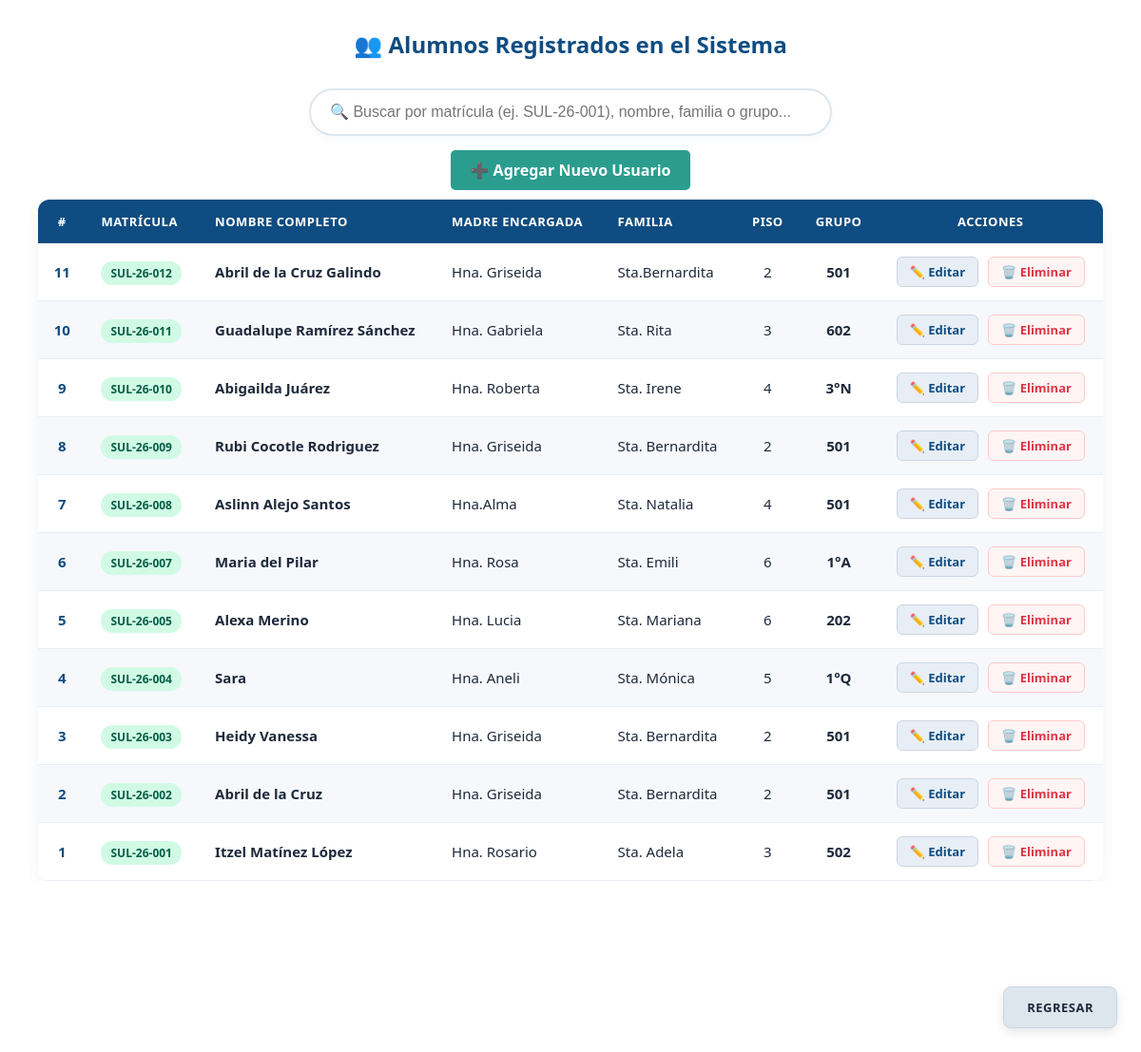
The app's page /ver_alumnos.php (signed in) with its own data.
### tables this page shows
CREATE TABLE `alumnos` (
  `id_Alumnos` int(11) NOT NULL AUTO_INCREMENT,
  `Matricula` varchar(30) DEFAULT NULL,
  `Nombre` varchar(100) NOT NULL,
  `Apellido_Paterno` varchar(100) NOT NULL DEFAULT '',
  `Apellido_Materno` varchar(100) NOT NULL DEFAULT '',
  `Madre_encargada` varchar(100) DEFAULT NULL,
  `Familia` varchar(100) DEFAULT NULL,
  `Piso` varchar(20) DEFAULT NULL,
  `Grupo` varchar(20) DEFAULT NULL,
  `Renovación` date DEFAULT NULL,
  PRIMARY KEY (`id_Alumnos`),
  UNIQUE KEY `Matricula` (`Matricula`)
);

### ver_alumnos.php (the view, shortened to what this page needs)
<?php
require_once 'conexion.php';
?>
<!DOCTYPE html>
<html lang="es">
<head>
    <link rel="stylesheet" href="style.css?v=<?php echo time(); ?>">
</head>
<body class="body2">
    <h2 style="text-align: center; color: #0F4C81; margin-top: 30px;">👥 Alumnos Registrados en el Sistema</h2>
    <div class="contenedor-busqueda" style="width: 90%; max-width: 550px; margin: 20px auto; text-align: center;">
        <input type="text" id="buscador-alumnos" class="input-busqueda"
               placeholder="🔍 Buscar por matrícula (ej. SUL-26-001), nombre, familia o grupo..."
               style="width: 100%; padding: 12px 20px; font-size: 15px; border: 2px solid #DDE6ED; border-radius: 30px; outline: none; box-sizing: border-box; box-shadow: 0 4px 6px rgba(15, 76, 129, 0.03);">
    </div>
    <div style="text-align: center; margin-bottom: 20px;">
        <a href="registrar_usuario.php" style="background-color: #2A9D8F; color: white; padding: 10px 20px; text-decoration: none; border-radius: 5px; font-weight: bold;">➕ Agregar Nuevo Usuario</a>
    </div>
    <div class="tabla-responsiva" style="max-width: 1250px;">
        <table class="tabla-datos">
            <thead>
                <tr>
                    <th style="text-align: center;">#</th>
                    <th>Matrícula</th>
                    <th>Nombre Completo</th>
                    <th>Madre Encargada</th>
                    <th>Familia</th>
                    <th style="text-align: center;">Piso</th>
                    <th style="text-align: center;">Grupo</th>
                    <th style="text-align: center;">Acciones</th>
                </tr>
            </thead>
            <tbody id="tbody-alumnos">
                <?php
                $consulta = "SELECT * FROM alumnos ORDER BY id_Alumnos DESC";
                $resultado = $conexion->query($consulta);
                if ($resultado && $resultado->num_rows > 0) {
                    $contador_visual = $resultado->num_rows;
                    while ($fila = $resultado->fetch_assoc()) {
                        $id_actual = (int) $fila['id_Alumnos'];
                        $mat = htmlspecialchars($fila['Matricula'] ?? 'Sin matrícula');
                        $nombre_completo = trim(implode(' ', array_filter([
                            $fila['Nombre'] ?? '',
                            $fila['Apellido_Paterno'] ?? '',
                            $fila['Apellido_Materno'] ?? ''
                        ])));
                        echo "<tr>";
                        echo "<td style='font-weight: bold; color: #0F4C81; text-align: center;'>" . $contador_visual . "</td>";
                        echo "<td><span style='padding: 4px 10px; background: #D1FAE5; color: #065F46; border-radius: 12px; font-weight: bold; font-size: 12px; white-space: nowrap;'>" . $mat . "</span></td>";
                        echo "<td><b>" . htmlspecialchars($nombre_completo) . "</b></td>";
                        echo "<td>" . htmlspecialchars($fila['Madre_encargada'] ?: '-') . "</td>";
                        echo "<td>" . htmlspecialchars($fila['Familia'] ?: '-') . "</td>";
                        echo "<td style='text-align: center;'>" . htmlspecialchars($fila['Piso'] ?: '-') . "</td>";
                        echo "<td style='text-align: center; font-weight: 600;'>" . htmlspecialchars($fila['Grupo'] ?: '-') . "</td>";
                        echo "<td style='text-align: center;'>";
                        echo "<a href='registrar_usuario.php?editar_rol=alumno&editar_id=" . $id_actual . "' class='btn-editar'>✏️ Editar</a> ";
                        echo "<a href='registrar_usuario.php?eliminar_rol=alumno&eliminar_id=" . $id_actual . "' class='btn-eliminar' onclick='return confirm(\"¿Estás segura de que deseas eliminar permanentemente a este alumno?\");'>🗑️ Eliminar</a>";
                        echo "</td>";
                        echo "</tr>";
                        $contador_visual--;
                    }
                } else {
                    echo "<tr><td colspan='8' style='text-align: center;'>No hay alumnos registrados todavía.</td></tr>";
                }
                ?>
            </tbody>
        </table>
    </div>
    <div class="z1">
        <a class="z2" href="registrar_usuario.php">REGRESAR</a>
    </div>
</body>
</html>

### style.css (style rules this page uses)
body, html { margin: 0; padding: 0; width: 100%; height: 100%; overflow: hidden; font-family: 'Segoe UI', Arial, sans-serif; text-align: center; }
* { box-sizing: border-box; }
.tabla-datos { width: 100%; max-width: 1000px; margin: 30px auto 80px auto; border-collapse: collapse; background-color: rgba(255, 255, 255, 0.95); box-shadow: 0 6px 20px rgba(15, 76, 129, 0.06); border-radius: 12px; overflow: hidden; z-index: 10; }
.tabla-datos th, .tabla-datos td { padding: 14px 16px; text-align: left; }
.tabla-datos th { background-color: #0F4C81; color: white; font-weight: 600; text-transform: uppercase; font-size: 13px; letter-spacing: 0.5px; }
.tabla-datos td { border-bottom: 1px solid #E8EEF5; color: #1E293B; font-size: 15px; }
.tabla-datos tr:nth-child(even) { background-color: rgba(232, 238, 245, 0.4); }
.z1 { position: fixed; bottom: 25px; right: 25px; z-index: 1000; }
.z2 { display: inline-block; padding: 12px 24px; color: #1E293B; text-decoration: none; border-radius: 8px; font-weight: bold; transition: all 0.2s ease; background-color: #DDE6ED; border: 1px solid #CBD5E1; box-shadow: 0 4px 12px rgba(0, 0, 0, 0.1); text-transform: uppercase; font-size: 13px; letter-spacing: 0.5px; }
.contenedor-busqueda { width: 90%; max-width: 500px; margin: 30px auto 25px auto !important; text-align: center; }
.input-busqueda { width: 100% !important; padding: 14px 20px !important; font-size: 16px !important; border: 2px solid #DDE6ED !important; border-radius: 30px !important; outline: none !important; box-sizing: border-box !important; }
.tabla-responsiva { width: 100%; overflow-x: auto; -webkit-overflow-scrolling: touch; }
html:has(body.body2), body.body2 { overflow-y: auto !important; overflow-x: hidden !important; height: auto !important; min-height: 100vh !important; padding-bottom: 80px !important; }
.tabla-responsiva { width: 95% !important; max-width: 1200px !important; max-height: none !important; margin: 20px auto !important; overflow-y: visible !important; overflow-x: auto !important; -webkit-overflow-scrolling: touch; }
.tabla-responsiva .tabla-datos { margin: 0 auto !important; max-width: 100% !important; }
.tabla-responsiva { width: 100%; overflow-x: auto; -webkit-overflow-scrolling: touch; padding: 0 10px; box-sizing: border-box; }
.tabla-datos td:last-child { white-space: nowrap; }
.btn-editar, .btn-eliminar { display: inline-flex; align-items: center; justify-content: center; gap: 5px; padding: 6px 13px; border-radius: 6px; font-size: 13px; font-weight: 600; text-decoration: none !important; transition: all 0.2s ease; border: 1px solid transparent; cursor: pointer; margin-right: 6px; }
.btn-editar { background-color: #E8EEF5; color: #0F4C81 !important; border-color: #CBD5E1; }
.btn-eliminar { background-color: #FFF5F5; color: #DC3545 !important; border-color: #FECACA; margin-right: 0; }

### records on screen
alumnos: Matricula "SUL-26-012", nombre_completo "Abril de la Cruz Galindo", Madre_encargada "Hna. Griseida", Familia "Sta.Bernardita", Piso "2", Grupo "501"
alumnos: Matricula "SUL-26-011", nombre_completo "Guadalupe Ramírez Sánchez", Madre_encargada "Hna. Gabriela", Familia "Sta. Rita", Piso "3", Grupo "602"
alumnos: Matricula "SUL-26-010", nombre_completo "Abigailda Juárez", Madre_encargada "Hna. Roberta", Familia "Sta. Irene", Piso "4", Grupo "3°N"
alumnos: Matricula "SUL-26-009", nombre_completo "Rubi Cocotle Rodriguez", Madre_encargada "Hna. Griseida", Familia "Sta. Bernardita", Piso "2", Grupo "501"
alumnos: Matricula "SUL-26-008", nombre_completo "Aslinn Alejo Santos", Madre_encargada "Hna.Alma", Familia "Sta. Natalia", Piso "4", Grupo "501"
alumnos: Matricula "SUL-26-007", Nombre "Maria del Pilar", Madre_encargada "Hna. Rosa", Familia "Sta. Emili", Piso "6", Grupo "1°A"
alumnos: Matricula "SUL-26-005", Nombre "Alexa Merino", Madre_encargada "Hna. Lucia", Familia "Sta. Mariana", Piso "6", Grupo "202"
alumnos: Matricula "SUL-26-004", Nombre "Sara", Madre_encargada "Hna. Aneli", Familia "Sta. Mónica", Piso "5", Grupo "1°Q"
alumnos: Matricula "SUL-26-003", Nombre "Heidy Vanessa", Madre_encargada "Hna. Griseida", Familia "Sta. Bernardita", Piso "2", Grupo "501"
alumnos: Matricula "SUL-26-002", Nombre "Abril de la Cruz", Madre_encargada "Hna. Griseida", Familia "Sta. Bernardita", Piso "2", Grupo "501"
alumnos: Matricula "SUL-26-001", nombre_completo "Itzel Matínez López", Madre_encargada "Hna. Rosario", Familia "Sta. Adela", Piso "3", Grupo "502"
